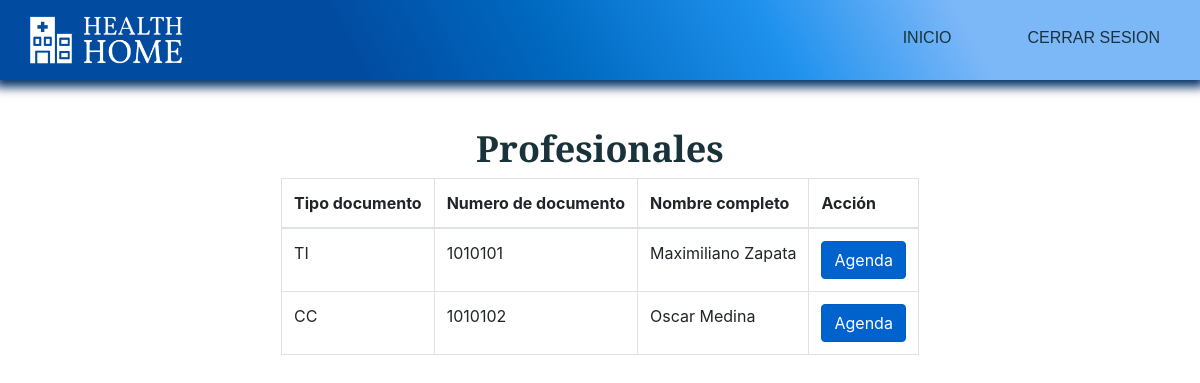
/index.php?c=Administrador&a=gestion_agenda, run on an earlier commit of the app's database.
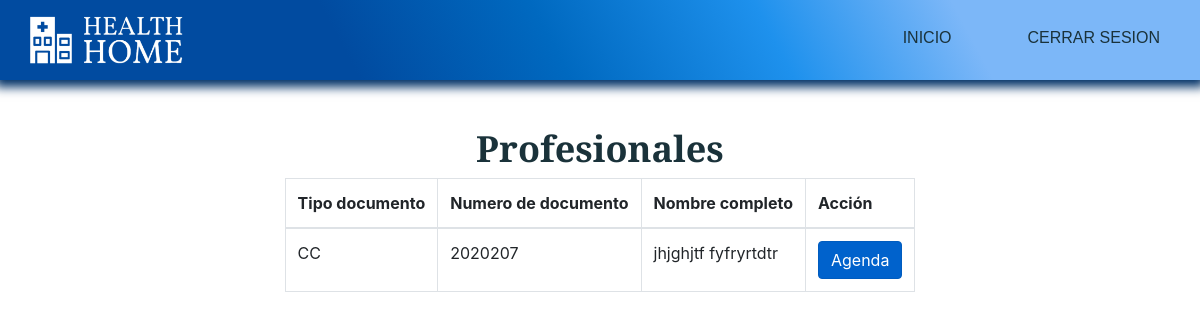
And on a later commit of the database.
### tables this page shows
CREATE TABLE `profesional` (
  `id_profesional` varchar(20) NOT NULL,
  `id_tipo_doc` varchar(5) NOT NULL,
  `id_consultorios` varchar(3) DEFAULT NULL,
  `id_especialidad` tinyint(2) DEFAULT NULL,
  `nombres_prof` varchar(40) NOT NULL,
  `apellidos_prof` varchar(40) NOT NULL,
  `tel_prof` bigint(10) NOT NULL,
  `correo_prof` varchar(30) NOT NULL,
  `dias_laborales` text NOT NULL,
  `franja_horaria` varchar(30) NOT NULL,
  `estado_prof` tinyint(1) NOT NULL,
  `pass_prof` varchar(20) NOT NULL,
  `create_prof` datetime NOT NULL DEFAULT current_timestamp()
);

### controllers/Administrador.php (called while the page is built, shortened)
<?php
	class AdministradorController {
		public function __construct(){
			require_once "models/AdministradorModel.php";
		}
		public function gestion_agenda(){
			$agenda =  new Administrador_model();
			$data["profesionales"] = $agenda->get_profesional();
			$data["tipo_doc"] = $agenda->get_tipo_doc();
			require_once "views/administrador/gestion_agenda/gestion_agenda.php";
		}
	}
?>

### config/database.php (called while the page is built)
<?php
	class Conectar {
		public static function conexion(){
			$conexion = new mysqli("localhost", "root", "", "clinica_health_home");
			return $conexion;
		}
	}
?>

### models/AdministradorModel.php (called while the page is built, shortened)
<?php
	class Administrador_model {
		private $db;
        private $profesional;
		private $tipo_doc;
		public function __construct(){
			$this->db = Conectar::conexion();
            $this->profesional = array();
			$this->tipo_doc = array();
		}
        public function get_profesional()
		{
			$sql = "SELECT * FROM profesional";
			$resultado = $this->db->query($sql);
			while($row = $resultado->fetch_assoc())
			{
				$this->profesional[] = $row;
			}
			return $this->profesional;
		}
		public function get_tipo_doc()
		{
			$sql = "SELECT * FROM tipo_doc";
			$resultado = $this->db->query($sql);
			while($row = $resultado->fetch_assoc())
			{
				$this->tipo_doc[] = $row;
			}
			return $this->tipo_doc;
		}
	}
?>

### views/administrador/gestion_agenda/gestion_agenda.php (the view, shortened to what this page needs)
<!DOCTYPE html>
<html lang="en">
<head>
    <link rel="stylesheet" href="assets/css/estilos.css">
    <link rel="stylesheet" href="https://stackpath.bootstrapcdn.com/bootstrap/4.4.1/css/bootstrap.min.css">
    <link rel="stylesheet" type="text/css" href="https://cdn.datatables.net/v/bs4/dt-1.10.20/datatables.min.css"/>
    <link rel="stylesheet" type="text/css" href="https://cdn.datatables.net/responsive/2.2.3/css/responsive.dataTables.min.css">
</head>
<body>
    <header>
        <div class="container__menu">
            <div class="logo">
                <img src="assets/images/Logo2.png" alt="">
            </div>
            <div class="menu">
                <nav id="nav">
                    <ul>
                        <li><a href="index.php?c=Administrador&a=index">Inicio</a></li>
                        <li><a href="">Cerrar sesion</a></li>
                    </ul>
                </nav>
            </div>
        </div>
    </header>
    <main>
        <div class="container__cover">
            <div class="cover">
                <div class="caja3">
                    <h1>Profesionales</h1>
                    <div class="row">
                        <div class="col-lg-12">
                            <table id="example" class="table table-bordered  display nowrap" cellspacing="0" width="100%">
                                <thead>
                                    <tr>
                                        <th>Tipo documento</th>
                                        <th>Numero de documento</th>
                                        <th>Nombre completo</th>
                                        <th>Acción</th>
                                    </tr>
                                </thead>
                                <tbody>
                                    <?php
                                    foreach ($data["profesionales"] as $dato){
                                        echo "<tr>";
                                        echo "<td>".$dato["id_tipo_doc"]."</td>";
                                        echo "<td>".$dato["id_profesional"]."</td>";
                                        echo "<td>".$dato["nombres_prof"]."&nbsp".$dato["apellidos_prof"]."</td>";
                                        echo "<td><a href='index.php?c=Administrador&a=gestion_agenda_2' class='btn btn-primary active' role='button' aria-pressed='true'>Agenda</a></td>";
                                        echo "</tr>";
                                    }
                                    ?>
                                </tbody>
                            </table>
                        </div>
                    </div>
                </div>
            </div>
        </div>
    </main>
</body>
</html>

What changed in the data, as far as the page shows it:
removed profesional: id_tipo_doc "TI", id_profesional "1010101", nombres_prof "Maximiliano", apellidos_prof "Zapata"
removed profesional: id_tipo_doc "CC", id_profesional "1010102", nombres_prof "Oscar", apellidos_prof "Medina"
added profesional: id_tipo_doc "CC", id_profesional "2020207", nombres_prof "jhjghjtf", apellidos_prof "fyfryrtdtr"
